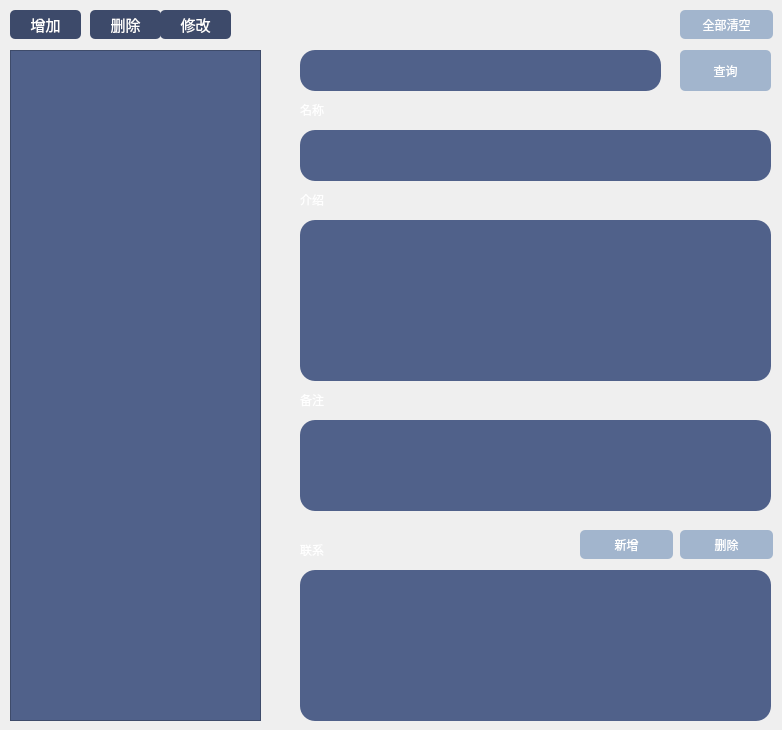
    <widget class="QWidget" name="setting">
     <attribute name="title">
      <string>设定</string>
     </attribute>
     <widget class="QPushButton" name="btnAddNewSetting">
      <property name="geometry">
       <rect>
        <x>10</x>
        <y>10</y>
        <width>71</width>
        <height>29</height>
       </rect>
      </property>
      <property name="font">
       <font>
        <pointsize>11</pointsize>
       </font>
      </property>
      <property name="styleSheet">
       <string notr="true">background-color: rgb(61, 74, 106);
color: rgb(255, 255, 255);
border: 0px;
border-radius:5px;</string>
      </property>
      <property name="text">
       <string>增加</string>
      </property>
     </widget>
     <widget class="QPushButton" name="btnDeleteSetting">
      <property name="geometry">
       <rect>
        <x>90</x>
        <y>10</y>
        <width>71</width>
        <height>29</height>
       </rect>
      </property>
      <property name="font">
       <font>
        <pointsize>11</pointsize>
       </font>
      </property>
      <property name="styleSheet">
       <string notr="true">background-color: rgb(61, 74, 106);
color: rgb(255, 255, 255);
border: 0px;
border-radius:5px;</string>
      </property>
      <property name="text">
       <string>删除</string>
      </property>
     </widget>
     <widget class="QPushButton" name="btnUpdateSetting">
      <property name="geometry">
       <rect>
        <x>160</x>
        <y>10</y>
        <width>71</width>
        <height>29</height>
       </rect>
      </property>
      <property name="font">
       <font>
        <pointsize>11</pointsize>
       </font>
      </property>
      <property name="styleSheet">
       <string notr="true">color: rgb(255, 255, 255);
background-color: rgb(61, 74, 106);
border-color: rgb(0, 99, 149);
selection-color: rgb(107, 117, 255);
border: 0px;
border-radius:5px;</string>
      </property>
      <property name="text">
       <string>修改</string>
      </property>
     </widget>
     <widget class="QListView" name="listView_Setting">
      <property name="geometry">
       <rect>
        <x>10</x>
        <y>50</y>
        <width>251</width>
        <height>671</height>
       </rect>
      </property>
      <property name="styleSheet">
       <string notr="true">alternate-background-color: rgb(162, 181, 205);
border-color: rgb(14, 166, 248);
background-color: rgb(80, 97, 138);
color: rgb(255, 255, 255);</string>
      </property>
      <property name="alternatingRowColors">
       <bool>true</bool>
      </property>
     </widget>
     <widget class="QLineEdit" name="querySettingInput">
      <property name="geometry">
       <rect>
        <x>300</x>
        <y>50</y>
        <width>361</width>
        <height>41</height>
       </rect>
      </property>
      <property name="styleSheet">
       <string notr="true">background-color: rgb(80, 97, 138);
border-radius:15px;
color: rgb(255, 255, 255);</string>
      </property>
     </widget>
     <widget class="QLineEdit" name="settingName">
      <property name="geometry">
       <rect>
        <x>300</x>
        <y>130</y>
        <width>471</width>
        <height>51</height>
       </rect>
      </property>
      <property name="styleSheet">
       <string notr="true">background-color: rgb(80, 97, 138);
border-radius:15px;
color: rgb(255, 255, 255);
</string>
      </property>
      <property name="readOnly">
       <bool>true</bool>
      </property>
     </widget>
     <widget class="QTextEdit" name="settingDescribe">
      <property name="geometry">
       <rect>
        <x>300</x>
        <y>220</y>
        <width>471</width>
        <height>161</height>
       </rect>
      </property>
      <property name="styleSheet">
       <string notr="true">background-color: rgb(80, 97, 138);
border-radius:15px;
color: rgb(255, 255, 255);</string>
      </property>
     </widget>
     <widget class="QLabel" name="labelSettingName">
      <property name="geometry">
       <rect>
        <x>300</x>
        <y>100</y>
        <width>41</width>
        <height>20</height>
       </rect>
      </property>
      <property name="styleSheet">
       <string notr="true">font: 12pt &quot;Microsoft YaHei UI&quot;;
color: rgb(255, 255, 255);
</string>
      </property>
      <property name="text">
       <string>名称</string>
      </property>
     </widget>
     <widget class="QLabel" name="labelSettingDescribe">
      <property name="geometry">
       <rect>
        <x>300</x>
        <y>190</y>
        <width>51</width>
        <height>20</height>
       </rect>
      </property>
      <property name="styleSheet">
       <string notr="true">font: 12pt &quot;Microsoft YaHei UI&quot;;
color: rgb(255, 255, 255);
</string>
      </property>
      <property name="text">
       <string>介绍</string>
      </property>
     </widget>
     <widget class="QPushButton" name="btnQuerySetting">
      <property name="geometry">
       <rect>
        <x>680</x>
        <y>50</y>
        <width>91</width>
        <height>41</height>
       </rect>
      </property>
      <property name="styleSheet">
       <string notr="true">background-color: rgb(162, 181, 205);
color: rgb(255, 255, 255);
border: 0px groove gary;
border-radius:5px;
selection-background-color: rgb(170, 255, 255);</string>
      </property>
      <property name="text">
       <string>查询</string>
      </property>
     </widget>
     <widget class="QPushButton" name="btnExitSetting">
      <property name="geometry">
       <rect>
        <x>680</x>
        <y>10</y>
        <width>93</width>
        <height>29</height>
       </rect>
      </property>
      <property name="styleSheet">
       <string notr="true">background-color: rgb(162, 181, 205);
color: rgb(255, 255, 255);
border: 0px;
border-radius:5px;</string>
      </property>
      <property name="text">
       <string>全部清空</string>
      </property>
     </widget>
     <widget class="QLabel" name="labelSettingNote">
      <property name="geometry">
       <rect>
        <x>300</x>
        <y>390</y>
        <width>41</width>
        <height>20</height>
       </rect>
      </property>
      <property name="styleSheet">
       <string notr="true">font: 12pt &quot;Microsoft YaHei UI&quot;;
color: rgb(255, 255, 255);
</string>
      </property>
      <property name="text">
       <string>备注</string>
      </property>
     </widget>
     <widget class="QTextEdit" name="settingNote">
      <property name="geometry">
       <rect>
        <x>300</x>
        <y>420</y>
        <width>471</width>
        <height>91</height>
       </rect>
      </property>
      <property name="styleSheet">
       <string notr="true">background-color: rgb(80, 97, 138);
border-radius:15px;
color: rgb(255, 255, 255);
</string>
      </property>
     </widget>
     <widget class="QPushButton" name="btnAddSettingConnection">
      <property name="geometry">
       <rect>
        <x>580</x>
        <y>530</y>
        <width>93</width>
        <height>29</height>
       </rect>
      </property>
      <property name="autoFillBackground">
       <bool>false</bool>
      </property>
      <property name="styleSheet">
       <string notr="true">background-color: rgb(162, 181, 205);
color: rgb(255, 255, 255);
border: 0px groove gary;
border-radius:5px;
selection-background-color: rgb(170, 255, 255);</string>
      </property>
      <property name="text">
       <string>新增</string>
      </property>
      <property name="icon">
       <iconset>
        <normaloff>../../添加_ 通信_ 文件_ 文件_ 新的_ 加号图标(Add_ -ico_爱给网_aigei_com.ico</normaloff>../../添加_ 通信_ 文件_ 文件_ 新的_ 加号图标(Add_ -ico_爱给网_aigei_com.ico</iconset>
      </property>
     </widget>
     <widget class="QPushButton" name="btnDeleteSettingConnection">
      <property name="geometry">
       <rect>
        <x>680</x>
        <y>530</y>
        <width>93</width>
        <height>29</height>
       </rect>
      </property>
      <property name="autoFillBackground">
       <bool>false</bool>
      </property>
      <property name="styleSheet">
       <string notr="true">background-color: rgb(162, 181, 205);
color: rgb(255, 255, 255);
border: 0px groove gary;
border-radius:5px;
selection-background-color: rgb(170, 255, 255);</string>
      </property>
      <property name="text">
       <string>删除</string>
      </property>
      <property name="icon">
       <iconset>
        <normaloff>../../删除_ 取消_ 关闭_ 十字架_ 文件_ 减_ 删除图标(D-ico_爱给网_aigei_com.ico</normaloff>../../删除_ 取消_ 关闭_ 十字架_ 文件_ 减_ 删除图标(D-ico_爱给网_aigei_com.ico</iconset>
      </property>
     </widget>
     <widget class="QLabel" name="labelSettingConnetion">
      <property name="geometry">
       <rect>
        <x>300</x>
        <y>540</y>
        <width>51</width>
        <height>20</height>
       </rect>
      </property>
      <property name="styleSheet">
       <string notr="true">font: 12pt &quot;Microsoft YaHei UI&quot;;
color: rgb(255, 255, 255);
</string>
      </property>
      <property name="text">
       <string>联系</string>
      </property>
     </widget>
     <widget class="QTableView" name="settingConnection">
      <property name="geometry">
       <rect>
        <x>300</x>
        <y>570</y>
        <width>471</width>
        <height>151</height>
       </rect>
      </property>
      <property name="styleSheet">
       <string notr="true">background-color: rgb(80, 97, 138);
border-radius:15px;
color: rgb(255, 255, 255);
</string>
      </property>
     </widget>
    </widget>
